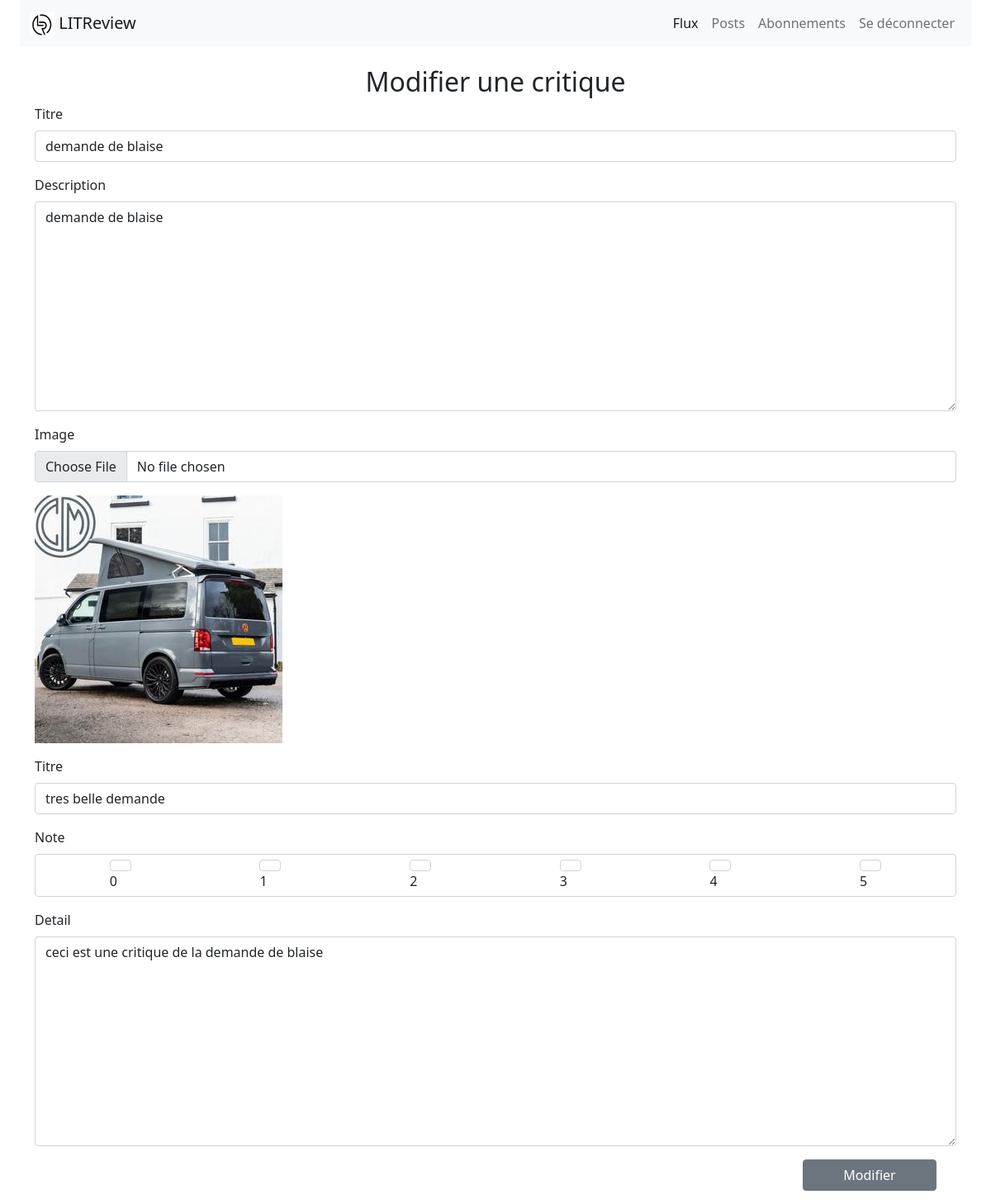
Screenshot of /review/review/update/6 (signed in) with the database file from the repository.
### review/models.py (models this page shows, shortened)
class Ticket(models.Model):
    title = models.CharField(max_length=128, verbose_name="titre")
    description = models.CharField(max_length=2048, blank=True)
    user = models.ForeignKey(settings.AUTH_USER_MODEL, on_delete=models.CASCADE)
    image = models.ImageField()
    time_created = models.DateTimeField(auto_now_add=True)
    IMAGE_MAX_SIZE = (300, 300)

class Review(models.Model):
    ticket = models.ForeignKey(Ticket, on_delete=models.CASCADE)
    rating = models.PositiveSmallIntegerField( default=0)
    user = models.ForeignKey(settings.AUTH_USER_MODEL, on_delete=models.CASCADE)
    headline = models.CharField(max_length=128, verbose_name="titre")
    body = models.TextField(max_length=8192, blank=True, verbose_name="detail")
    time_created = models.DateTimeField(auto_now_add=True)

### review/views.py (the view, shortened to what this page needs)
# urls.py: path("review/update/<int:review_id>", views.create_edit_review, name="update_review"),
@login_required
def create_edit_review(request, review_id=None, ticket_id=0):
    if review_id:
        ticket_id = Ticket.objects.get(pk=Review.objects.get(pk=review_id).ticket.id).id
    ticket_form = TicketForm(
        request.POST if request.method == "POST" else None,
        request.FILES if request.method == "POST" else None,
        instance=Ticket.objects.get(pk=ticket_id) if ticket_id != 0  else None,
    )
    review_form = ReviewForm(
        request.POST if request.method == "POST" else None,
        instance=Review.objects.get(pk=review_id) if review_id else None,
    )
    return render(request, "review/create_edit_review.html", locals())

### review/forms.py
class TicketForm(forms.ModelForm):
    edit_ticket = forms.BooleanField(widget=forms.HiddenInput, initial=True)
    class Meta:
        model = Ticket
        fields = ["title", "description", "image"]
        widgets = {
            'description':forms.Textarea(),
            'image' : forms.FileInput()
        }
    def __init__(self, *args, **kwargs):
        super().__init__(*args, **kwargs)
        self.helper = FormHelper()
        self.helper.layout = Layout(
             Fieldset(
                "Livre / Article",
                Row(
                    Column("title"),
                ),
                Row(
                    Column("description"),
                ),
                Row(
                    Column("image"),
                ),
                style="""
                    border: 1px black solid;
                    border-radius: 10px;
                    margin-bottom: 1rem;
                """,
            ),
        )

### review/templates/review/create_edit_review.html (shortened to what this page needs)
{% extends 'base.html' %}
{% load  django_bootstrap5 %}
{% block content %}
<div class="container">
    {% if review_form.instance.id%}
        <h2 class=" text-center">Modifier une critique</h2>
    {% else%}
        <h2 class=" text-center">Créer une critique</h2>
    {% endif%}
    <form method="post" enctype="multipart/form-data" class="row">
        {%bootstrap_form ticket_form %}
        {% if ticket_form.instance.id %}
            <p><img src="{{ ticket_form.instance.image.url }}"></p>
        {% endif %}
        {%bootstrap_form review_form %}
        <div class="row justify-content-end">
            <div class="d-grid col-2">
                {% if review_form.instance.id%}
                    <button type="submit" class="btn btn-secondary">Modifier</button>
                {% else%}
                <button type="submit" class="btn btn-secondary">Créer</button>
                {% endif%}
            </div>
        </div>
    </form>
</div>
{% endblock content %}

### rows the page displays
Ticket: title "demande de blaise", description "demande de blaise", instance.image (picture)
Review: headline "tres belle demande", rating "☐ 0 ☐ 1 ☐ 2 ☐ 3 ☑ 4 ☐ 5", body "ceci est une critique de la demande de blaise"
